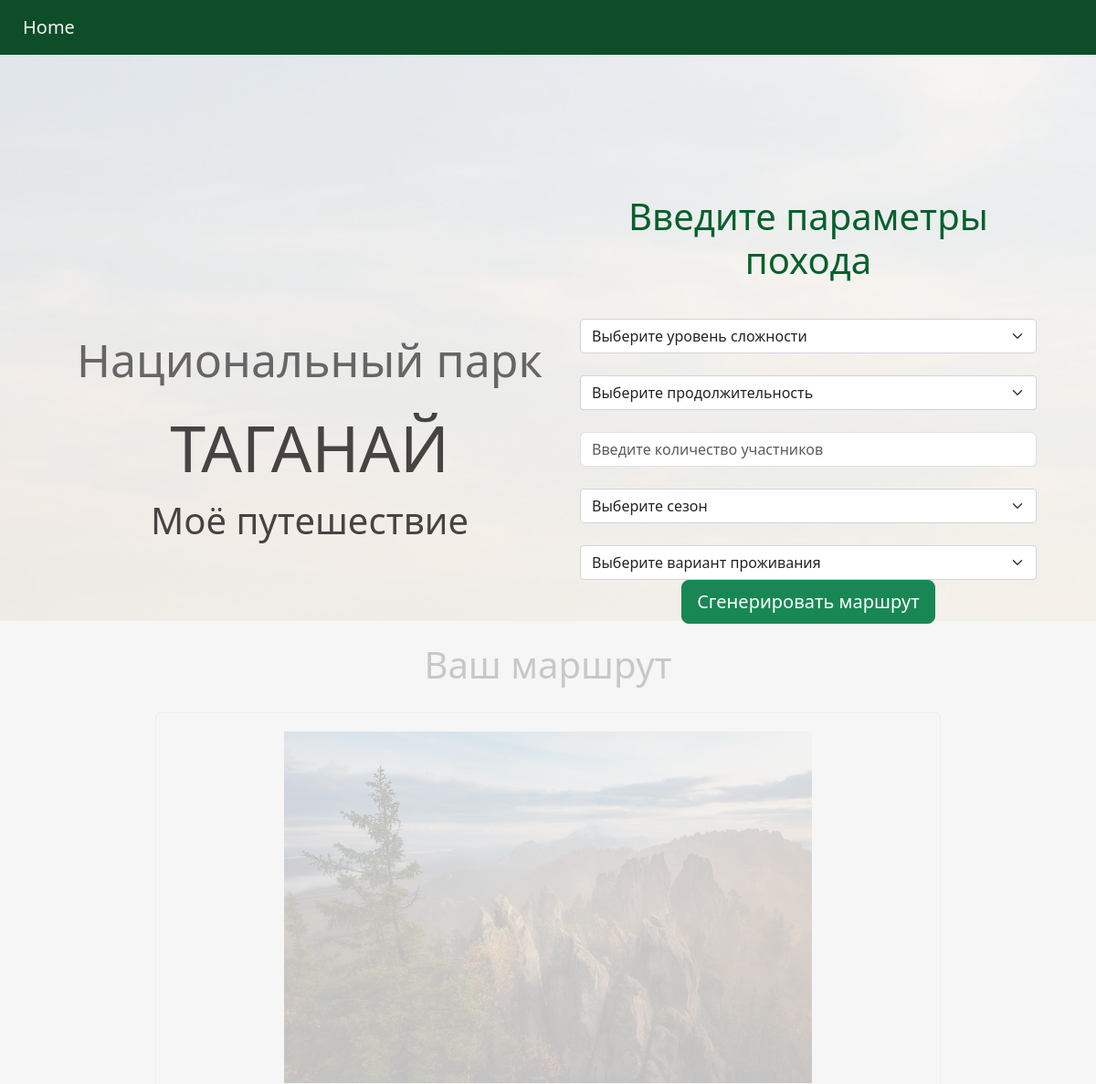
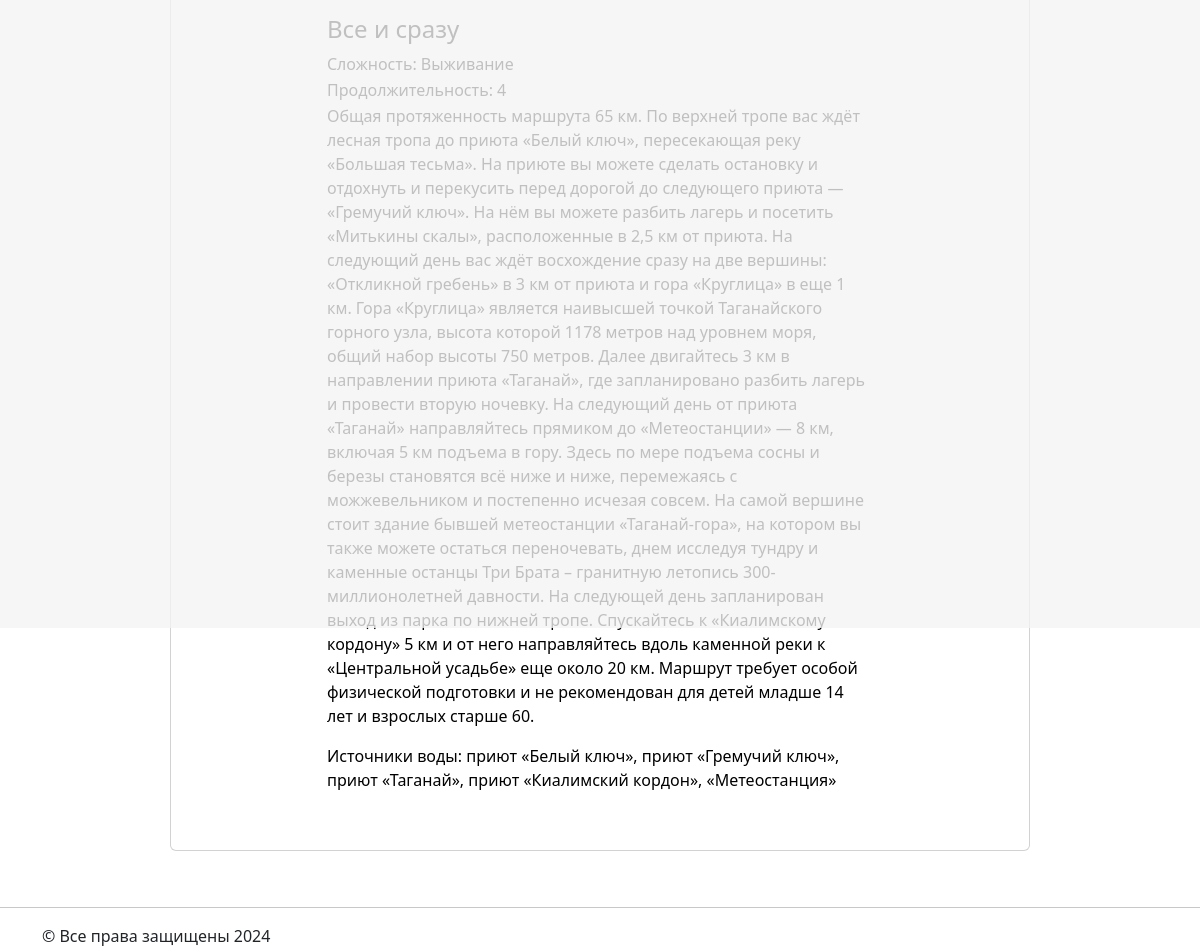
Screenshot of /generate/ with the database file from the repository (2 pictures, top to bottom).
### naturetrail/models.py (models this page shows)
class Routes(models.Model):
    DIFICULT_CHOICES = (
        ("Лёгкий", "Лёгкий"),
        ("Средний", "Средний"),
        ("Сложный", "Сложный"),
        ("Выживание", "Выживание"),
    )
    name = models.CharField(max_length=320, default='generated-route')
    duration = models.PositiveSmallIntegerField()
    level_of_hardness = models.CharField(max_length=20,
                                         choices=DIFICULT_CHOICES, )
    description = models.TextField()
    price_of_accommodation = models.PositiveSmallIntegerField(default=0)
    picture = models.ImageField(upload_to='images')
    equipment = models.FileField(upload_to='equipments')
    water = models.CharField(max_length=320)
    first = models.BooleanField(default=False)

### naturetrail/views.py (the view)
# urls.py: path("generate/", views.create, name='create'),
def create(request):
    error = ""
    if request.method == 'POST':
        handle_post_request(request.POST)
    nash = Routes.objects.last()
    form = RoutesForm()
    data = prepare_data(nash, form, error)
    return render(request, 'route_detail.html', data)

### naturetrail/forms.py
class RoutesForm(ModelForm):
    class Meta:
        model = Routes
        fields = ['level_of_hardness', 'duration']
        widgets = {
            "level_of_hardness": TextInput(attrs={
                'class': 'form-control',
                'placeholder': 'Сложность маршрута'
            }),
            "duration": TextInput(attrs={
                'class': 'form-control',
                'placeholder': 'Продолжительность маршрута'
            })
        }

### naturetrail/views.py (called while the page is built)
def prepare_data(nash, form, error):
    return {
        'form': form,
        'error': error,
        'description_h': nash.description,
        'picture_h': nash.picture,
        'name_h': nash.name,
        'dificult_h': nash.level_of_hardness,
        'water_h': nash.water,
        'duration_h': nash.duration,
    }

### naturetrail/templates/route_detail.html (shortened to what this page needs)
<!DOCTYPE html>
<html lang="en">
<head>
    {% load static %}
    <link href="{% static 'css/bootstrap.min.css' %}" rel="stylesheet" type="text/css">
    <link href="/static/css/main.css" rel="stylesheet" type="text/css">
</head>
<body>
<nav class="navbar navbar-expand-lg fixed-top" id="menu">
    <a class="navbar-brand" href="/">Home</a>
</nav>
<header class="header_route_detail">
    <div class="overlay_route_detail"></div>
    <div class="container">
        <div class="row">
            <div class="col-md-6 d-flex justify-content-between">
                <div class="description text-center">
                    <h3>
                        <p>
                            Национальный парк
                        </p>
                        ТАГАНАЙ
                    </h3>
                    <div class="preview2">Моё путешествие</div>
                </div>
            </div>
            <div class="col-md-6 d-flex justify-content-center align-items-center">
                {% block content %}
                <div class="generator text-center" id="generator">
                    <h1 class="title">Введите параметры похода</h1>
                    <form method="post" action="/generate/">
                        <select class="form-select" name="level_of_hardness">
                            <option selected disabled hidden>Выберите уровень сложности</option>
                        </select><br>
                        <select class="form-select" name="duration">
                            <option selected disabled hidden>Выберите продолжительность</option>
                        </select><br>
                        <input type="number" class="form-control"
                               name="participants"  min="1" max="30"
                         placeholder="Введите количество участников">
                        <br>
                        <select class="form-select" name="season">
                            <option selected disabled hidden>Выберите сезон</option>
                        </select><br>
                        <select class="form-select" id="accommodation"
                                name="accommodation">
                            <option disabled hidden selected>Выберите вариант
                                проживания
                            </option>
                        </select>
                        <button class="btn btn-success btn-lg" type="submit">Сгенерировать маршрут</button>
                    </form>
                </div>
                {% endblock %}
            </div>
        </div>
    </div>
</header>
<div class="gener" id="gener">
    <div class="container">
        <h1 class="text-center mt-4">Ваш маршрут</h1>
        <div class="row">
            <div class="one">
                <div class="card">
                    <div class="card-img2">
                        <img class="" src="/static/{{ picture_h }}">
                    </div>
                    <div class="card-body">
                        <h4 class="card-title">{{name_h}}</h4>
                        <p class="card1-text">Сложность: {{ dificult_h }}</p>
                        <p class="card1-text">Продолжительность: {{ duration_h }}</p>
                        <p class="card-text4">{{ description_h }}</p>
                        <p class="card1-text">Источники воды: {{ water_h }}</p>
                    </div>
                </div>
            </div>
        </div>
    </div>
</div>
<hr>
<footer class="container">
    &copy; Все права защищены 2024
</footer>
</body>
</html>

### naturetrail/static/css/main.css (style rules this page uses)
.navbar { background:#0d4d28; padding: 10px 10px 10px 10px; }
.nav-link , .navbar-brand { margin-left: 15px; color: #f4f4f4; cursor: pointer; }
.header_route_detail { height: 85vh; background-image: url('/static/img/taganay_main_fon1.jpg'); background-attachment: fixed; background-size: cover; background-position: center; }
.overlay_route_detail { position: absolute; height: 85%; min-width: 100%; left: 0; top: 0; background: rgba(244, 244, 244, 0.79); z-index: 1; }
.description { position: absolute; top: 15%; margin: 5px 30px 30px 10px; padding: 2em; z-index: 2; }
.description h3 { font-size: 70px; color:#474343 ; }
.description p { text-align: center; color:#666; font-size: 50px; width:100%; line-height: 1.5; }
.card1-text { margin-bottom:2px; color:#000000; }
.title { color:#06602c; margin: 1em; }
.generator { padding: 30px; z-index: 2; top: 25%; position: relative; }
form { margin: 0 auto; width: 500px; }
.preview2 { font-size: 40px; color:#474343; }
.one { padding: 20px 140px 40px 140px; text-aligin:center; }
.gener .card { padding: 20px 140px 40px 140px; }
.gener img { width: 100%; height: auto; }
.card-text4 { font-size:18; }
.card-body { text-decoration: none; color: black; }
.form-select { width: 100%; padding: 0.375rem 0.75rem; font-size: 1rem; line-height: 1.5; border-radius: 0.25rem; border: 1px solid #ced4da; }

### rows the page displays
Routes: picture (picture), name "Все и сразу", level_of_hardness "Выживание", description "Общая протяженность маршрута 65 км. По верхней тропе вас ждёт лесная тропа до приюта «Белый ключ», пересекающая реку «Большая тесьма». На приюте вы можете сделать остановку и отдохнуть и перекусить перед дорогой до следующего приюта — «Гремучий ключ». На нём вы можете разбить лагерь и посетить «Митькины скалы», расположенные в 2,5 км от приюта. На следующий день вас ждёт восхождение сразу на две вершины: «Откликной гребень» в 3 км от приюта и гора «Круглица» в еще 1 км. Гора «Круглица» является наивысшей точкой Таганайского горного узла, высота которой 1178 метров над уровнем моря, общий набор высоты 750 метров. Далее двигайтесь 3 км в направлении приюта «Таганай», где запланировано разбить…", water "приют «Белый ключ», приют «Гремучий ключ», приют «Таганай», приют «Киалимский кордон», «Метеостанция»"

### other values shown
{{ duration_h }} "4"
